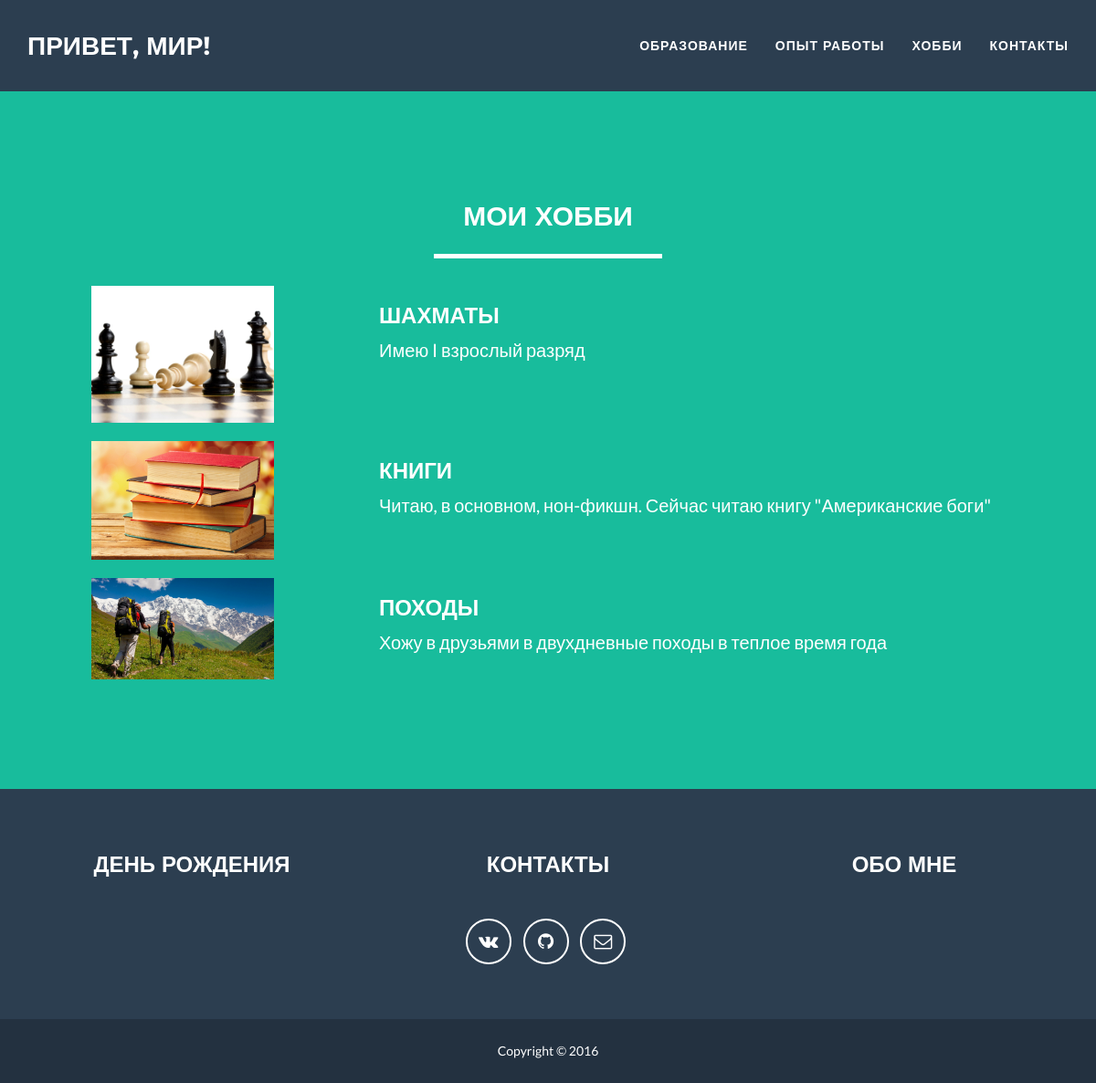
The page /hobby/ on the database its author committed.
### homepage/models.py (models this page shows, shortened)
class Hobby(models.Model):
    name = models.CharField(max_length=100)
    photo = models.ImageField(upload_to='images/hobby/')
    description = models.TextField(default='')

### homepage/views.py (the view)
# urls.py: url(r'^hobby/$', hobby),
def hobby(request):
    hobbies = Hobby.objects.all()
    context = {'hobbies': hobbies}
    return render(request, "hobby.html", context)

### templates/hobby.html (shortened to what this page needs)
{% extends "base.html" %}
{% block content %}
    <header>
        <div class="container">
            <div class="row">
                <div class="col-lg-12 text-center">
                  <h2>Мои хобби</h2>
                  <hr class="star-light">
                </div>
                {% for hobby in hobbies %}
                <div class="row">
                  <div class="col-lg-4 text-right">
                      <div id="hobby-photo">
                        <img src="{{MEDIA_URL}}{{hobby.photo.url}}" alt="">
                      </div>
                  </div>
                  <div class="col-lg-8 text-left">
                      <div>
                        <h3>{{hobby.name}}</a></h3>
                        <p>{{hobby.description}}</p>
                      </div>
                  </div>
                </div>
                {% endfor %}
            </div>
        </div>
    </header>
{% endblock %}

### homepage/static/css/custom.css (style rules this page uses)
#hobby-photo img { width: 200px; }

### rows shown on the page
Hobby: photo (picture), name "ШАХМАТЫ", description "Имею I взрослый разряд"
Hobby: photo (picture), name "КНИГИ", description "Читаю, в основном, нон-фикшн. Сейчас читаю книгу \"Американские боги\""
Hobby: photo (picture), name "ПОХОДЫ", description "Хожу в друзьями в двухдневные походы в теплое время года"
